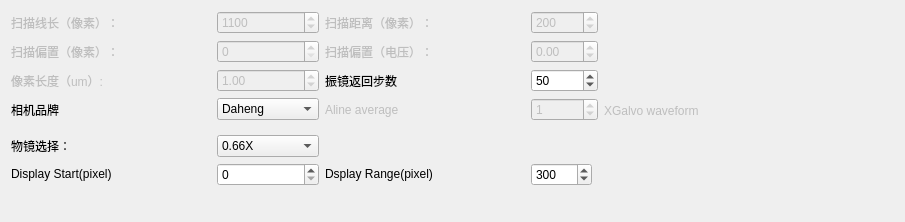
        <widget class="QWidget" name="tab">
         <attribute name="title">
          <string>隐藏参数</string>
         </attribute>
         <layout class="QGridLayout" name="gridLayout_3">
          <item row="3" column="0">
           <widget class="QLabel" name="label_31">
            <property name="text">
             <string>相机品牌</string>
            </property>
           </widget>
          </item>
          <item row="6" column="2">
           <widget class="QLabel" name="DepthRangeLabel">
            <property name="minimumSize">
             <size>
              <width>200</width>
              <height>0</height>
             </size>
            </property>
            <property name="maximumSize">
             <size>
              <width>150</width>
              <height>20</height>
             </size>
            </property>
            <property name="text">
             <string>Dsplay Range(pixel)</string>
            </property>
           </widget>
          </item>
          <item row="5" column="0">
           <widget class="QLabel" name="ObjectiveLabel">
            <property name="text">
             <string>物镜选择：</string>
            </property>
           </widget>
          </item>
          <item row="0" column="1">
           <widget class="QSpinBox" name="AlinesPerBline">
            <property name="enabled">
             <bool>false</bool>
            </property>
            <property name="wrapping">
             <bool>false</bool>
            </property>
            <property name="minimum">
             <number>1</number>
            </property>
            <property name="maximum">
             <number>10000</number>
            </property>
            <property name="value">
             <number>1100</number>
            </property>
           </widget>
          </item>
          <item row="1" column="1">
           <widget class="QSpinBox" name="offsetH">
            <property name="enabled">
             <bool>false</bool>
            </property>
            <property name="maximum">
             <number>1100</number>
            </property>
           </widget>
          </item>
          <item row="1" column="2">
           <widget class="QLabel" name="label_58">
            <property name="enabled">
             <bool>false</bool>
            </property>
            <property name="text">
             <string>扫描偏置（电压）：</string>
            </property>
           </widget>
          </item>
          <item row="1" column="3" colspan="2">
           <widget class="QDoubleSpinBox" name="GalvoBias">
            <property name="enabled">
             <bool>false</bool>
            </property>
            <property name="minimum">
             <double>-2.000000000000000</double>
            </property>
            <property name="maximum">
             <double>2.000000000000000</double>
            </property>
            <property name="singleStep">
             <double>0.100000000000000</double>
            </property>
            <property name="value">
             <double>0.000000000000000</double>
            </property>
           </widget>
          </item>
          <item row="2" column="1">
           <widget class="QDoubleSpinBox" name="XStepSize">
            <property name="enabled">
             <bool>false</bool>
            </property>
            <property name="decimals">
             <number>2</number>
            </property>
            <property name="minimum">
             <double>0.000000000000000</double>
            </property>
            <property name="maximum">
             <double>10000.000000000000000</double>
            </property>
            <property name="value">
             <double>1.000000000000000</double>
            </property>
           </widget>
          </item>
          <item row="0" column="0">
           <widget class="QLabel" name="YstepsLabel">
            <property name="enabled">
             <bool>false</bool>
            </property>
            <property name="text">
             <string>扫描线长（像素）：</string>
            </property>
           </widget>
          </item>
          <item row="0" column="2">
           <widget class="QLabel" name="label_32">
            <property name="enabled">
             <bool>false</bool>
            </property>
            <property name="text">
             <string>扫描距离（像素）：</string>
            </property>
           </widget>
          </item>
          <item row="1" column="0">
           <widget class="QLabel" name="label_43">
            <property name="enabled">
             <bool>false</bool>
            </property>
            <property name="text">
             <string>扫描偏置（像素）：</string>
            </property>
           </widget>
          </item>
          <item row="2" column="0">
           <widget class="QLabel" name="XStepsizeLabel">
            <property name="enabled">
             <bool>false</bool>
            </property>
            <property name="text">
             <string>像素长度（um）:</string>
            </property>
           </widget>
          </item>
          <item row="2" column="2">
           <widget class="QLabel" name="label_12">
            <property name="text">
             <string>振镜返回步数</string>
            </property>
           </widget>
          </item>
          <item row="2" column="3" colspan="2">
           <widget class="QSpinBox" name="FlyBack">
            <property name="maximum">
             <number>1000</number>
            </property>
            <property name="value">
             <number>50</number>
            </property>
           </widget>
          </item>
          <item row="3" column="2">
           <widget class="QLabel" name="AlineAvgLabel">
            <property name="enabled">
             <bool>false</bool>
            </property>
            <property name="text">
             <string>Aline average</string>
            </property>
           </widget>
          </item>
          <item row="0" column="5" rowspan="10">
           <widget class="QLabel" name="XwaveformLabel">
            <property name="enabled">
             <bool>false</bool>
            </property>
            <property name="minimumSize">
             <size>
              <width>250</width>
              <height>200</height>
             </size>
            </property>
            <property name="maximumSize">
             <size>
              <width>400</width>
              <height>400</height>
             </size>
            </property>
            <property name="text">
             <string>XGalvo waveform</string>
            </property>
            <property name="scaledContents">
             <bool>true</bool>
            </property>
           </widget>
          </item>
          <item row="0" column="3" colspan="2">
           <widget class="QSpinBox" name="Ypixels">
            <property name="enabled">
             <bool>false</bool>
            </property>
            <property name="maximum">
             <number>99998</number>
            </property>
            <property name="value">
             <number>200</number>
            </property>
           </widget>
          </item>
          <item row="3" column="3" colspan="2">
           <widget class="QSpinBox" name="AlineAVG">
            <property name="enabled">
             <bool>false</bool>
            </property>
            <property name="maximum">
             <number>10000</number>
            </property>
            <property name="value">
             <number>1</number>
            </property>
           </widget>
          </item>
          <item row="5" column="1">
           <widget class="QComboBox" name="Objective">
            <item>
             <property name="text">
              <string>0.66X</string>
             </property>
            </item>
            <item>
             <property name="text">
              <string>10X</string>
             </property>
            </item>
            <item>
             <property name="text">
              <string>4X</string>
             </property>
            </item>
            <item>
             <property name="text">
              <string>5X</string>
             </property>
            </item>
            <item>
             <property name="text">
              <string>20X</string>
             </property>
            </item>
           </widget>
          </item>
          <item row="3" column="1">
           <widget class="QComboBox" name="Camera">
            <item>
             <property name="text">
              <string>Daheng</string>
             </property>
            </item>
            <item>
             <property name="text">
              <string>PhotonFocus</string>
             </property>
            </item>
            <item>
             <property name="text">
              <string>XingTu</string>
             </property>
            </item>
           </widget>
          </item>
          <item row="6" column="3">
           <widget class="QSpinBox" name="DepthRange">
            <property name="maximumSize">
             <size>
              <width>150</width>
              <height>30</height>
             </size>
            </property>
            <property name="whatsThis">
             <string extracomment="bline average"/>
            </property>
            <property name="minimum">
             <number>0</number>
            </property>
            <property name="maximum">
             <number>10000</number>
            </property>
            <property name="value">
             <number>300</number>
            </property>
           </widget>
          </item>
          <item row="0" column="6">
           <spacer name="horizontalSpacer_13">
            <property name="orientation">
             <enum>Qt::Horizontal</enum>
            </property>
            <property name="sizeHint" stdset="0">
             <size>
              <width>40</width>
              <height>20</height>
             </size>
            </property>
           </spacer>
          </item>
          <item row="6" column="0">
           <widget class="QLabel" name="DepthStartLabel">
            <property name="minimumSize">
             <size>
              <width>200</width>
              <height>0</height>
             </size>
            </property>
            <property name="maximumSize">
             <size>
              <width>150</width>
              <height>20</height>
             </size>
            </property>
            <property name="text">
             <string>Display Start(pixel)</string>
            </property>
           </widget>
          </item>
          <item row="6" column="1">
           <widget class="QSpinBox" name="DepthStart">
            <property name="maximumSize">
             <size>
              <width>150</width>
              <height>30</height>
             </size>
            </property>
            <property name="minimum">
             <number>0</number>
            </property>
            <property name="maximum">
             <number>10000</number>
            </property>
           </widget>
          </item>
         </layout>
        </widget>
